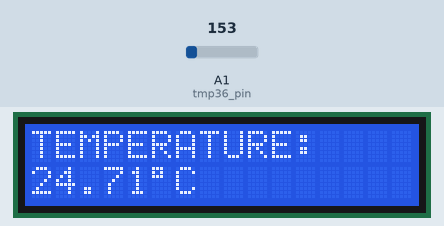
Simulated run of this sketch. Board: Arduino Uno, built with avr-gcc and run on an emulated ATmega328P. On the bench: 16×2 character LCD. Inputs (shaded band) come from the test bench; at power-on: A1 (tmp36_pin) = 153. What the sketch prints to the serial monitor is not drawn.

Above: at 1.2 s.
1.3 s: A1 (tmp36_pin) set to 165
At 2.2 s:
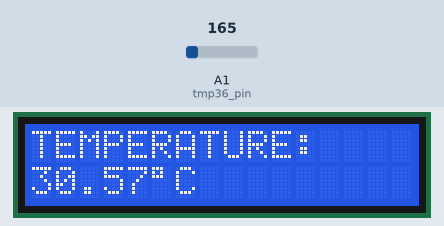
2.9 s: A1 (tmp36_pin) set to 175
At 4.1 s:
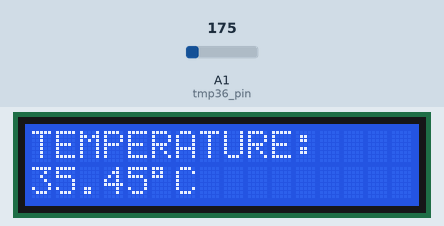
4.4 s: A1 (tmp36_pin) set to 191
At 5.5 s:
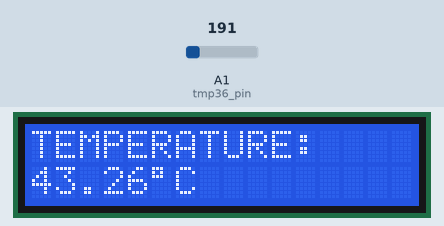
Timing chart, 0 to 7.4 s (numbered marks = the images above; inputs shaded):
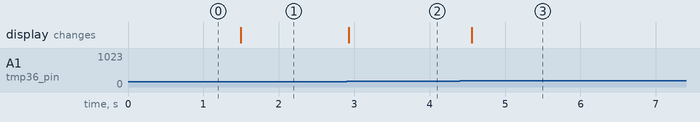

Measured:
- after the input at 1.3 s, the display: changes after 0.20 s (image 1)
- after the input at 2.9 s, the display: changes at once (image 2)
- after the input at 4.4 s, the display: changes after 0.16 s (image 3)

The sketch:

TMP36_with_LCD.ino
```cpp
// include the library code:
#include <LiquidCrystal.h>
// initialize the library with the numbers of the interface pins
LiquidCrystal lcd(12, 11, 5, 4, 3, 2);

//******TMP36**********
const int tmp36_pin = A1;

void setup() {
  // set up the number of columns and rows on the LCD
  lcd.begin(16, 2);
  Serial.begin(9600);
  lcd.clear();
  }

void loop() {

  // TMP36
  int tmp36_read = analogRead(tmp36_pin);
  float tmp36_voltage = (tmp36_read / 1024.0) * 5.0;
  float tmp36_tempC = (tmp36_voltage - .5) * 100;

  Serial.print("TEMP36 sensor temperature C: ");
  Serial.println(tmp36_tempC);

  lcd.setCursor(0, 0);
  // print some text
  lcd.print("TEMPERATURE:");
  // move the cursor to the second line
  lcd.setCursor(0, 1);
  lcd.print(tmp36_tempC);
  lcd.write(B11011111); // degree symbol
  lcd.print("C ");

  delay(200);
}
```
